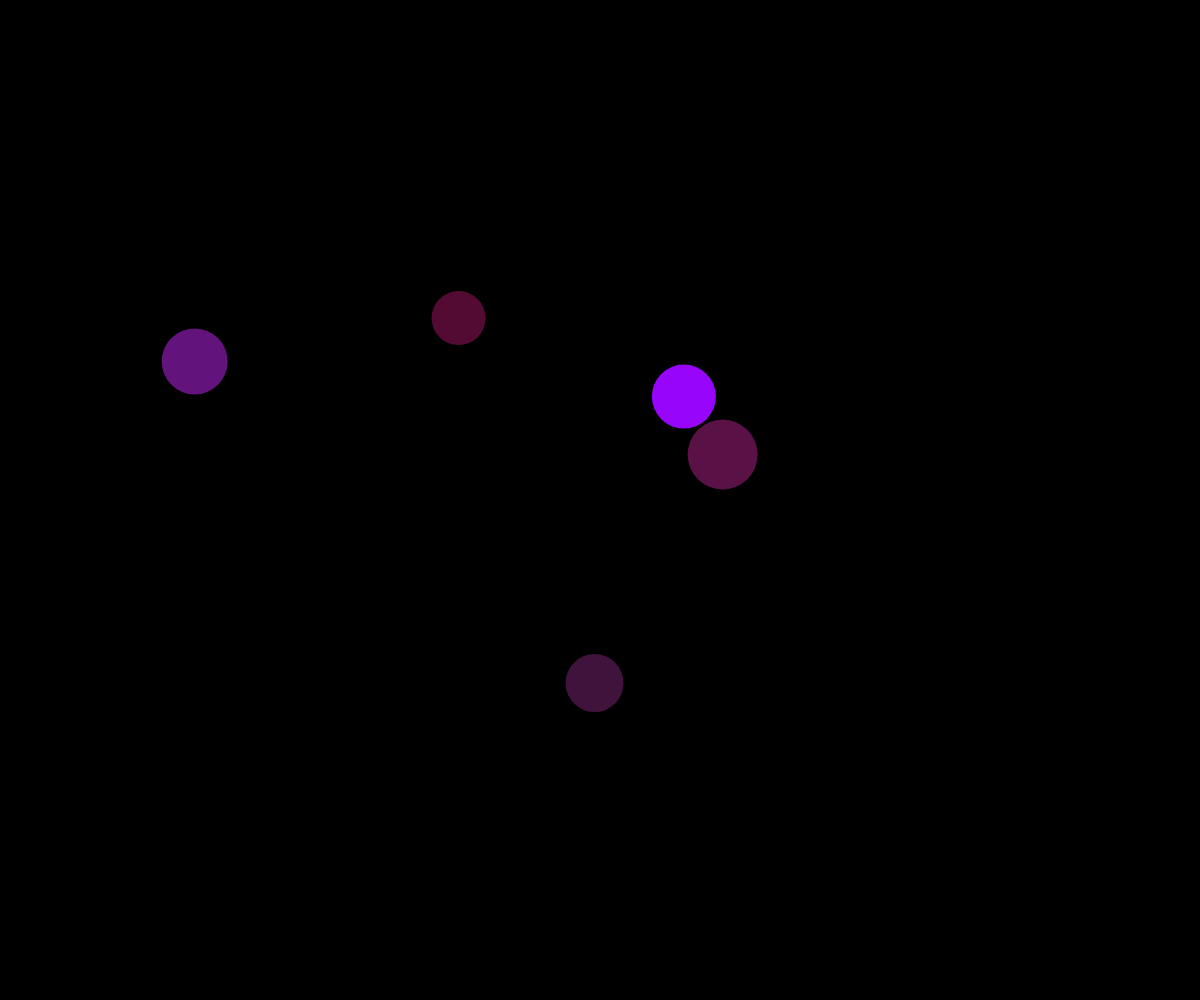
Frame 1 (no input)
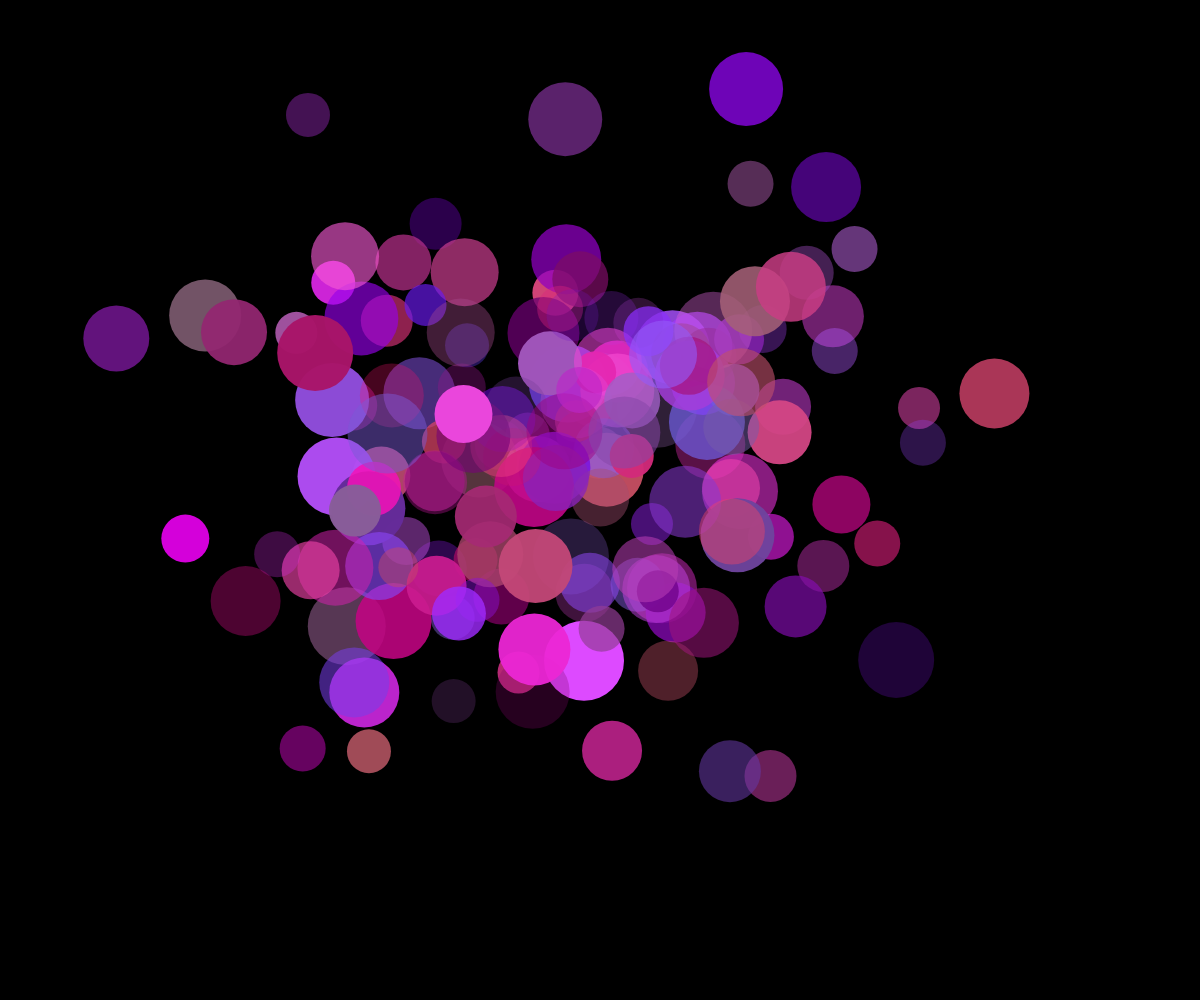
Frame 60 (no input)
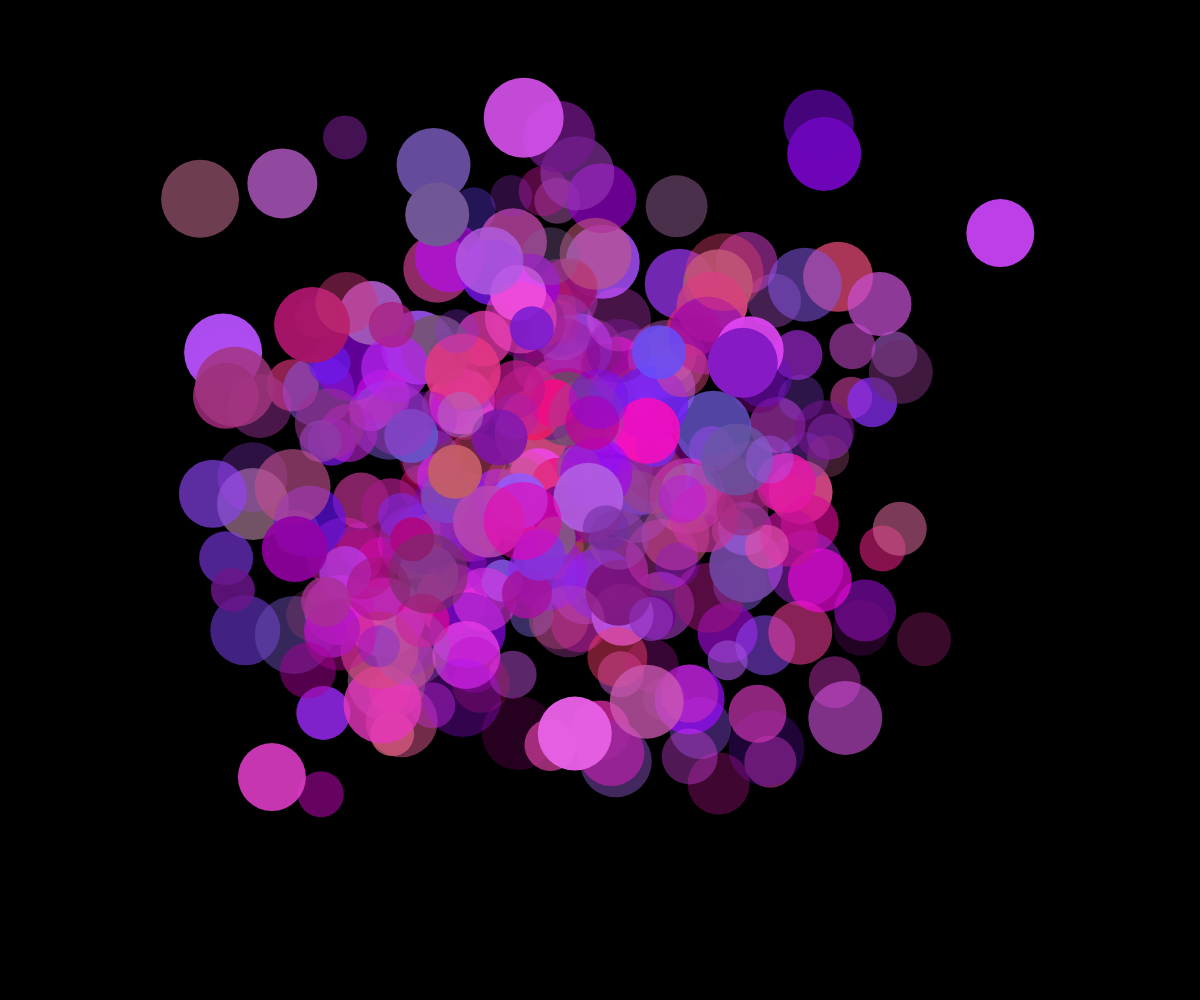
Frame 120 (the mouse pressed at the canvas centre since frame 60)

The p5.js sketch that drew these frames (run headless with seeded random() and noise() and a simulated clock; from frame 60 on, the mouse is pressed at the canvas centre):

// p5.js sketch
// ── sketch.js
// bubble notation demo
// showing how to delete objects from the array

let theBubbles = [];


function setup() {
  createCanvas(windowWidth, windowHeight);
  for (let i = 0; i < 5; i++) {
    spawnBubble();
  }

  // create a new bubble every half second
  window.setInterval(spawnBubble, 10);
}

function draw() {
  background(0);
  // moveBubbleRandomly();
  moveBubblesWithNoise();
  displayBubbles();
}

function moveBubbleRandomly() {
  for (let bubble of theBubbles) {
    let choice = random(100);
    if (choice < 50) {
      // move up
      bubble.y -= bubble.speed;
    }
    else if (choice < 65) {
      // move down 
      bubble.y += bubble.speed;
    }
    else if (choice < 75) {
      // move right
      bubble.x += bubble.speed;
    }
    else {
      // move left
      bubble.x -= bubble.speed;
    }
  }
}

function spawnBubble() {
  let someBubble;

  someBubble = {
    x: round(random(0,width)),
    y: height + round(random(0, 50)),
    speed: random(11, 20) * 50,
    radius: round(random(20,40)),
    r: random(100,255),
    g: random(100),
    b: random(100,255),
    alpha: random(60,255),
    timeX: random(32767),
    timeY: random(32767),
    deltaTime: 0.003,
  };
  theBubbles.push(someBubble);
}

function displayBubbles() {
  for (let bubble of theBubbles) {
    noStroke();
    fill(bubble.r,bubble.g,bubble.b,bubble.alpha);
    circle(bubble.x, bubble.y, bubble.radius * 2);
  }
}

function moveBubblesWithNoise() {
  for (let bubble of theBubbles) {
    bubble.x = noise(bubble.timeX) * width;
    bubble.y = noise(bubble.timeY) * height;

    bubble.timeX += bubble.deltaTime;
    bubble.timeY += bubble.deltaTime;
  }
}

function mousePressed() {
  for (let bubble of theBubbles) {
    if (clickedOnBubble(mouseX, mouseY, bubble)) {
      let theIndex = theBubbles.indexOf(bubble);
      theBubbles.splice(theIndex, 1);
    }
  }
}

function clickedOnBubble(x,y,theBubble) {
  let distanceAway = dist(x,y,theBubble.x,theBubble.y);
  return distanceAway < theBubble.radius;
}
